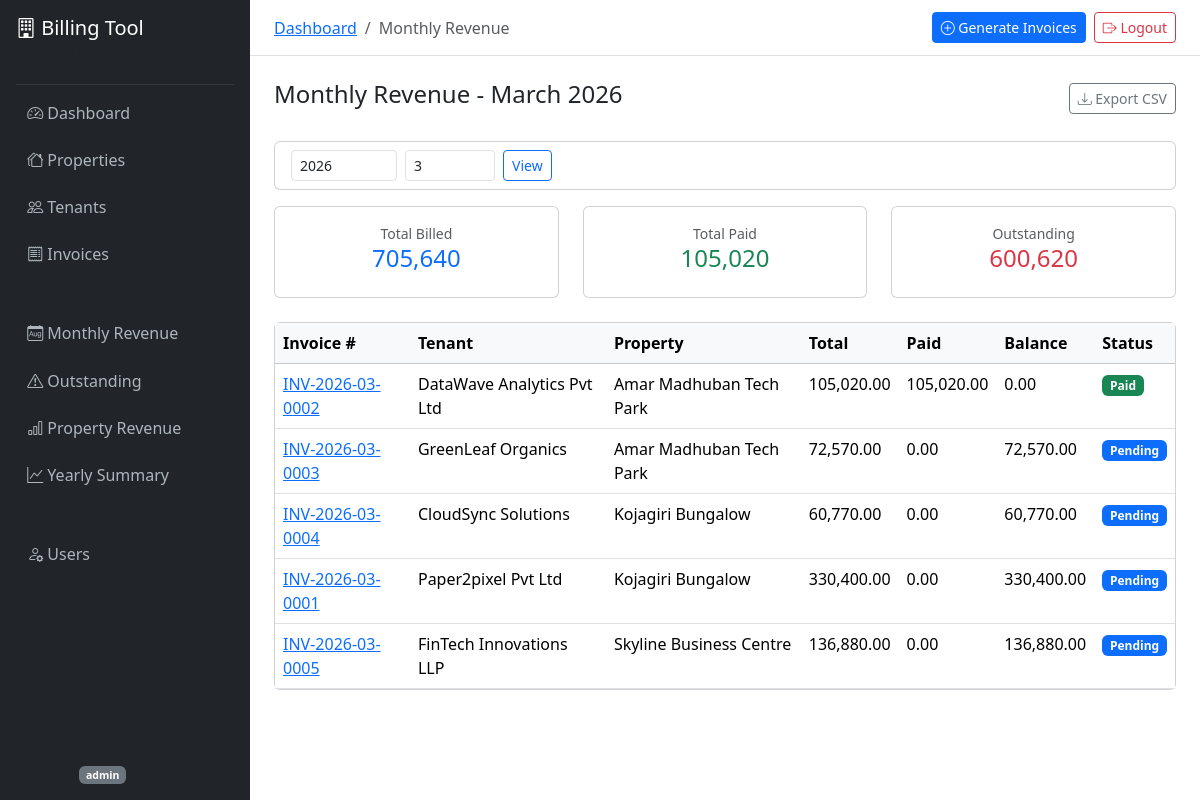
The app's page /dashboard/reports/monthly/ (signed in) with its own data.
### accounts/models.py (models this page shows, shortened)
class User(AbstractUser):
    class Role(models.TextChoices):
        ADMIN = 'admin', 'Admin'
        ACCOUNTANT = 'accountant', 'Accountant'
        VIEWER = 'viewer', 'Viewer'
    role = models.CharField(max_length=20, choices=Role.choices, default=Role.VIEWER)
    phone = models.CharField(max_length=15, blank=True)
    def is_accountant(self):
        return self.role in (self.Role.ADMIN, self.Role.ACCOUNTANT)

### invoices/models.py (models this page shows, shortened)
class Invoice(models.Model):
    class Status(models.TextChoices):
        DRAFT = 'draft', 'Draft'
        PENDING = 'pending', 'Pending'
        PAID = 'paid', 'Paid'
        PARTIALLY_PAID = 'partially_paid', 'Partially Paid'
        OVERDUE = 'overdue', 'Overdue'
        CANCELLED = 'cancelled', 'Cancelled'
    invoice_number = models.CharField(max_length=50, unique=True, db_index=True)
    tenant = models.ForeignKey(Tenant, on_delete=models.CASCADE, related_name='invoices')
    property = models.ForeignKey(Property, on_delete=models.CASCADE, related_name='invoices')
    billing_period_start = models.DateField()
    billing_period_end = models.DateField()
    issue_date = models.DateField()
    due_date = models.DateField()
    rent_amount = models.DecimalField(max_digits=12, decimal_places=2)
    maintenance_charges = models.DecimalField(max_digits=10, decimal_places=2, default=0)
    parking_charges = models.DecimalField(max_digits=10, decimal_places=2, default=0)
    electricity_charges = models.DecimalField(max_digits=10, decimal_places=2, default=0)
    other_charges = models.DecimalField(max_digits=10, decimal_places=2, default=0)
    other_charges_description = models.CharField(max_length=200, blank=True)
    subtotal = models.DecimalField(max_digits=12, decimal_places=2)
    gst_percentage = models.DecimalField(max_digits=5, decimal_places=2)
    cgst_amount = models.DecimalField(max_digits=10, decimal_places=2, default=0)
    sgst_amount = models.DecimalField(max_digits=10, decimal_places=2, default=0)
    igst_amount = models.DecimalField(max_digits=10, decimal_places=2, default=0)
    total_gst = models.DecimalField(max_digits=10, decimal_places=2)
    total_amount = models.DecimalField(max_digits=12, decimal_places=2)
    amount_paid = models.DecimalField(max_digits=12, decimal_places=2, default=0)
    balance_due = models.DecimalField(max_digits=12, decimal_places=2)
    status = models.CharField(max_length=20, choices=Status.choices, default=Status.PENDING)
    tenant_name = models.CharField(max_length=200)
    tenant_company = models.CharField(max_length=200)
    tenant_gst = models.CharField(max_length=20, blank=True)
    tenant_unit = models.CharField(max_length=50)
    property_name = models.CharField(max_length=200)
    property_address = models.TextField()
    property_gst = models.CharField(max_length=20, blank=True)
    reminder_sent_before = models.BooleanField(default=False)
    reminder_sent_on_due = models.BooleanField(default=False)
    reminder_sent_after = models.BooleanField(default=False)
    notes = models.TextField(blank=True)
    created_by = models.ForeignKey(
        settings.AUTH_USER_MODEL, on_delete=models.SET_NULL, null=True
    )
    created_at = models.DateTimeField(auto_now_add=True)
    updated_at = models.DateTimeField(auto_now=True)
    class Meta:
        ordering = ['-issue_date', '-invoice_number']
        indexes = [
            models.Index(fields=['status', 'due_date']),
            models.Index(fields=['tenant', 'status']),
            models.Index(fields=['property', 'issue_date']),
            models.Index(fields=['issue_date']),
            models.Index(fields=['billing_period_start', 'tenant']),
        ]

### dashboard/views.py (the view)
# urls.py: path('reports/monthly/', views.report_monthly_view, name='report_monthly'),
@login_required
def report_monthly_view(request):
    year = int(request.GET.get('year', date.today().year))
    month = int(request.GET.get('month', date.today().month))
    invoices = Invoice.objects.filter(
        issue_date__year=year, issue_date__month=month,
    ).exclude(status='cancelled').order_by('property_name', 'tenant_company')
    totals = invoices.aggregate(
        total_billed=Sum('total_amount'),
        total_paid=Sum('amount_paid'),
        total_balance=Sum('balance_due'),
    )
    return render(request, 'dashboard/report_monthly.html', {
        'invoices': invoices, 'totals': totals,
        'year': year, 'month': month,
        'month_name': date(year, month, 1).strftime('%B %Y'),
    })

### dashboard/templates/dashboard/report_monthly.html (shortened to what this page needs)
{% extends "base.html" %}
{% load humanize %}
{% block breadcrumb %}
<li class="breadcrumb-item"><a href="{% url 'dashboard' %}">Dashboard</a></li>
<li class="breadcrumb-item active">Monthly Revenue</li>
{% endblock %}
{% block content %}
<div class="d-flex justify-content-between align-items-center mb-4">
    <h4>Monthly Revenue - {{ month_name }}</h4>
    <a href="{% url 'export_report' 'monthly' %}?year={{ year }}&month={{ month }}" class="btn btn-outline-secondary btn-sm"><i class="bi bi-download"></i> Export CSV</a>
</div>
<div class="card mb-3">
    <div class="card-body py-2">
        <form method="get" class="row g-2 align-items-center">
            <div class="col-auto"><input type="number" name="year" class="form-control form-control-sm" value="{{ year }}" min="2020" max="2030"></div>
            <div class="col-auto"><input type="number" name="month" class="form-control form-control-sm" value="{{ month }}" min="1" max="12"></div>
            <div class="col-auto"><button class="btn btn-sm btn-outline-primary">View</button></div>
        </form>
    </div>
</div>
<div class="row mb-4">
    <div class="col-md-4"><div class="card text-center p-3"><div class="text-muted small">Total Billed</div><h4 class="text-primary">{{ totals.total_billed|default:0|floatformat:0|intcomma }}</h4></div></div>
    <div class="col-md-4"><div class="card text-center p-3"><div class="text-muted small">Total Paid</div><h4 class="text-success">{{ totals.total_paid|default:0|floatformat:0|intcomma }}</h4></div></div>
    <div class="col-md-4"><div class="card text-center p-3"><div class="text-muted small">Outstanding</div><h4 class="text-danger">{{ totals.total_balance|default:0|floatformat:0|intcomma }}</h4></div></div>
</div>
<div class="card">
    <div class="table-responsive">
        <table class="table table-hover mb-0">
            <thead class="table-light">
                <tr><th>Invoice #</th><th>Tenant</th><th>Property</th><th>Total</th><th>Paid</th><th>Balance</th><th>Status</th></tr>
            </thead>
            <tbody>
                {% for inv in invoices %}
                <tr>
                    <td><a href="{% url 'invoice_detail' inv.pk %}">{{ inv.invoice_number }}</a></td>
                    <td>{{ inv.tenant_company }}</td>
                    <td>{{ inv.property_name }}</td>
                    <td>{{ inv.total_amount|intcomma }}</td>
                    <td>{{ inv.amount_paid|intcomma }}</td>
                    <td>{{ inv.balance_due|intcomma }}</td>
                    <td><span class="badge bg-{% if inv.status == 'paid' %}success{% elif inv.status == 'overdue' %}danger{% elif inv.status == 'partially_paid' %}warning{% else %}primary{% endif %}">{{ inv.get_status_display }}</span></td>
                </tr>
                {% empty %}
                <tr><td colspan="7" class="text-center text-muted py-4">No invoices for this month.</td></tr>
                {% endfor %}
            </tbody>
        </table>
    </div>
</div>
{% endblock %}

### templates/base.html (shortened to what this page needs)
{% load humanize %}
<!DOCTYPE html>
<html lang="en">
<head>
    <link href="https://cdn.jsdelivr.net/npm/bootstrap@5.3.3/dist/css/bootstrap.min.css" rel="stylesheet">
    <link href="https://cdn.jsdelivr.net/npm/bootstrap-icons@1.11.3/font/bootstrap-icons.min.css" rel="stylesheet">
</head>
<body>
    <nav class="sidebar d-flex flex-column" id="sidebar">
        <div class="p-3 text-white">
            <h5 class="mb-0"><i class="bi bi-building"></i> Billing Tool</h5>
            <small class="text-muted">Property Management</small>
        </div>
        <hr class="text-secondary mx-3 my-1">
        <ul class="nav flex-column">
            <li class="nav-item">
                <a class="nav-link {% if request.resolver_match.url_name == 'dashboard' %}active{% endif %}" href="{% url 'dashboard' %}">
                    <i class="bi bi-speedometer2"></i> Dashboard
                </a>
            </li>
            <li class="nav-item">
                <a class="nav-link {% if 'property' in request.resolver_match.url_name %}active{% endif %}" href="{% url 'property_list' %}">
                    <i class="bi bi-houses"></i> Properties
                </a>
            </li>
            <li class="nav-item">
                <a class="nav-link {% if 'tenant' in request.resolver_match.url_name %}active{% endif %}" href="{% url 'tenant_list' %}">
                    <i class="bi bi-people"></i> Tenants
                </a>
            </li>
            <li class="nav-item">
                <a class="nav-link {% if 'invoice' in request.resolver_match.url_name %}active{% endif %}" href="{% url 'invoice_list' %}">
                    <i class="bi bi-receipt"></i> Invoices
                </a>
            </li>
            <li class="nav-item mt-2">
                <small class="text-muted px-3">REPORTS</small>
            </li>
            <li class="nav-item">
                <a class="nav-link" href="{% url 'report_monthly' %}">
                    <i class="bi bi-calendar-month"></i> Monthly Revenue
                </a>
            </li>
            <li class="nav-item">
                <a class="nav-link" href="{% url 'report_outstanding' %}">
                    <i class="bi bi-exclamation-triangle"></i> Outstanding
                </a>
            </li>
            <li class="nav-item">
                <a class="nav-link" href="{% url 'report_property' %}">
                    <i class="bi bi-bar-chart"></i> Property Revenue
                </a>
            </li>
            <li class="nav-item">
                <a class="nav-link" href="{% url 'report_yearly' %}">
                    <i class="bi bi-graph-up"></i> Yearly Summary
                </a>
            </li>
            {% if user.role == 'admin' %}
            <li class="nav-item mt-2">
                <small class="text-muted px-3">ADMIN</small>
            </li>
            <li class="nav-item">
                <a class="nav-link" href="{% url 'user_list' %}">
                    <i class="bi bi-person-gear"></i> Users
                </a>
            </li>
            {% endif %}
        </ul>
        <div class="mt-auto p-3">
            <div class="text-muted small">
                <i class="bi bi-person-circle"></i> {{ user.get_full_name|default:user.username }}
                <span class="badge bg-secondary">{{ user.role }}</span>
            </div>
        </div>
    </nav>
    <div class="main-content">
        <div class="top-navbar d-flex justify-content-between align-items-center">
            <nav aria-label="breadcrumb">
                <ol class="breadcrumb mb-0">
                    {% block breadcrumb %}{% endblock %}
                </ol>
            </nav>
            <div class="d-flex align-items-center gap-2">
                {% if user.is_accountant %}
                <a href="{% url 'generate_invoices' %}" class="btn btn-sm btn-primary">
                    <i class="bi bi-plus-circle"></i> Generate Invoices
                </a>
                {% endif %}
                <a href="{% url 'logout' %}" class="btn btn-sm btn-outline-danger">
                    <i class="bi bi-box-arrow-right"></i> Logout
                </a>
            </div>
        </div>
        <div class="p-4">
            {% block content %}{% endblock %}
        </div>
    </div>
</body>
</html>

### templates/base.html (style rules this page uses)
body { min-height: 100vh; }
.sidebar { width: 250px; min-height: 100vh; background: #212529; position: fixed; top: 0; left: 0; z-index: 100; transition: transform 0.3s; }
.sidebar .nav-link { color: #adb5bd; padding: 0.6rem 1.2rem; border-radius: 0.25rem; margin: 2px 8px; }
.sidebar .nav-link i { width: 24px; }
.main-content { margin-left: 250px; min-height: 100vh; }
.top-navbar { background: #fff; border-bottom: 1px solid #dee2e6; padding: 0.75rem 1.5rem; }

### records on screen
User: role "admin"
Invoice: invoice_number "INV-2026-03-0002", tenant_company "DataWave Analytics Pvt Ltd", property_name "Amar Madhuban Tech Park", total_amount "105,020.00", amount_paid "105,020.00", balance_due "0.00", status "Paid"
Invoice: invoice_number "INV-2026-03-0003", tenant_company "GreenLeaf Organics", property_name "Amar Madhuban Tech Park", total_amount "72,570.00", amount_paid "0.00", balance_due "72,570.00", status "Pending"
Invoice: invoice_number "INV-2026-03-0004", tenant_company "CloudSync Solutions", property_name "Kojagiri Bungalow", total_amount "60,770.00", amount_paid "0.00", balance_due "60,770.00", status "Pending"
Invoice: invoice_number "INV-2026-03-0001", tenant_company "Paper2pixel Pvt Ltd", property_name "Kojagiri Bungalow", total_amount "330,400.00", amount_paid "0.00", balance_due "330,400.00", status "Pending"
Invoice: invoice_number "INV-2026-03-0005", tenant_company "FinTech Innovations LLP", property_name "Skyline Business Centre", total_amount "136,880.00", amount_paid "0.00", balance_due "136,880.00", status "Pending"

### other values on screen
{{ month_name }} "March 2026"
{{ totals.total_billed|default:0|floatformat:0|intcomma }} "705,640"
{{ totals.total_paid|default:0|floatformat:0|intcomma }} "105,020"
{{ totals.total_balance|default:0|floatformat:0|intcomma }} "600,620"
